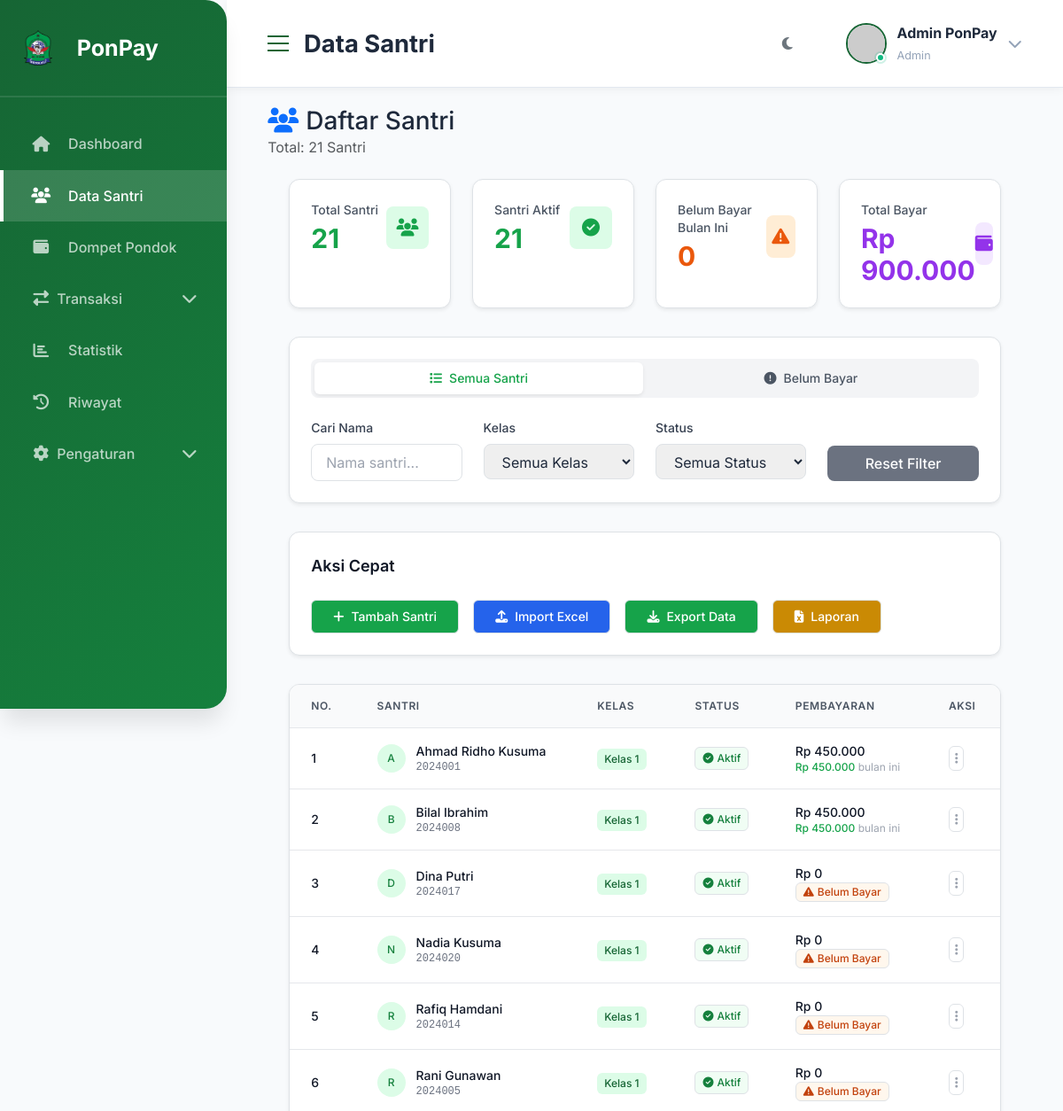
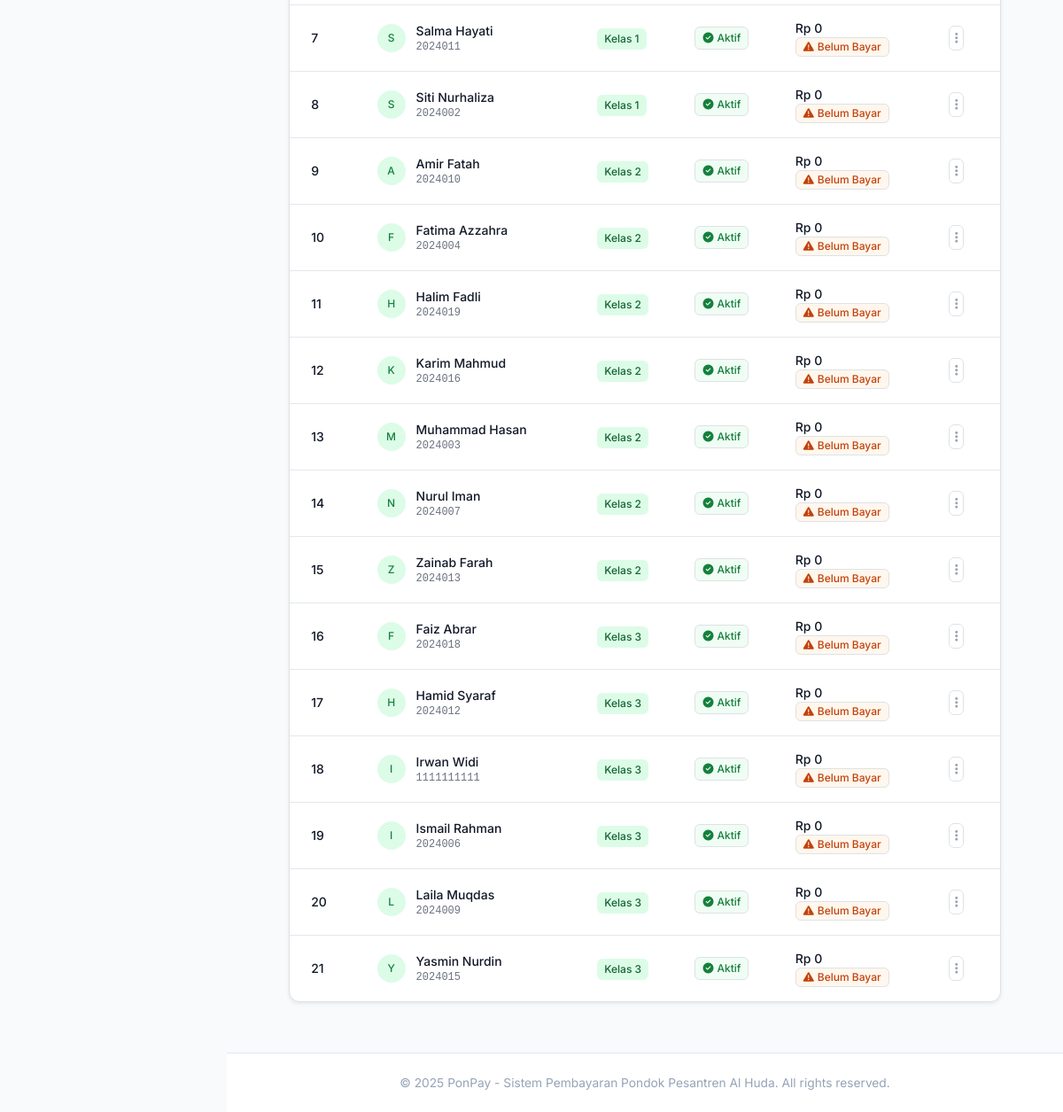
The page /students/ on the database its author committed (2 pictures, top to bottom).
### tables this page shows
CREATE TABLE students (
        id INTEGER PRIMARY KEY AUTOINCREMENT,
        name TEXT NOT NULL,
        nisn TEXT UNIQUE,
        kelas TEXT,
        jenis_kelamin TEXT,
        phone TEXT,
        parent_name TEXT,
        parent_phone TEXT,
        alamat TEXT,
        status TEXT DEFAULT 'aktif',
        photo TEXT,
        created_at TIMESTAMP DEFAULT CURRENT_TIMESTAMP
    );

### routes.py (the view)
@students_bp.route('/')
def index():
    students_data = get_all_students()
    students = []
    for student in students_data:
        student_dict = dict(student)
        stats = get_student_payment_stats(student['id'])
        student_dict['total_payment'] = stats['total_payment']
        student_dict['month_payment'] = stats['month_payment']
        students.append(student_dict)
    return render_template('students.html', students=students)

### templates/students.html (shortened to what this page needs)
{% extends "base.html" %} {% block title %}Data Santri - PonPay{% endblock %} {%
block page_title %}Data Santri{% endblock %} {% block extra_css %}
<script src="https://cdn.tailwindcss.com"></script>
{% endblock %} {% block content %}
<div class="container-fluid">
  <div class="d-flex justify-content-between align-items-center mb-4">
    <div>
      <h1 class="h3 mb-0">
        <i class="fas fa-users text-primary me-2"></i>Daftar Santri
      </h1>
      <p class="text-muted mb-0">Total: {{ students|length }} Santri</p>
    </div>
  </div>
  <div class="max-w-7xl mx-auto px-4 sm:px-6 lg:px-8">
    <div class="grid grid-cols-1 md:grid-cols-2 lg:grid-cols-4 gap-6 mb-8">
      <div
        class="bg-white rounded-xl shadow-sm border border-gray-200 p-6 hover-lift fade-in">
        <div class="flex items-center justify-between">
          <div>
            <p class="text-sm font-medium text-gray-600 mb-1">Total Santri</p>
            <p class="text-3xl font-bold text-primary-600">
              {{ students|length }}
            </p>
          </div>
          <div
            class="w-12 h-12 bg-primary-100 rounded-lg flex items-center justify-center">
            <i class="fas fa-users text-primary-600 text-xl"></i>
          </div>
        </div>
      </div>
      <div
        class="bg-white rounded-xl shadow-sm border border-gray-200 p-6 hover-lift fade-in"
        style="animation-delay: 0.1s">
        <div class="flex items-center justify-between">
          <div>
            <p class="text-sm font-medium text-gray-600 mb-1">Santri Aktif</p>
            <p class="text-3xl font-bold text-green-600">
              {% set aktif = students|selectattr('status', 'equalto',
              'aktif')|list %}{{ aktif|length }}
            </p>
          </div>
          <div
            class="w-12 h-12 bg-green-100 rounded-lg flex items-center justify-center">
            <i class="fas fa-check-circle text-green-600 text-xl"></i>
          </div>
        </div>
      </div>
      <div
        class="bg-white rounded-xl shadow-sm border border-gray-200 p-6 hover-lift fade-in"
        style="animation-delay: 0.2s">
        <div class="flex items-center justify-between">
          <div>
            <p class="text-sm font-medium text-gray-600 mb-1">
              Belum Bayar Bulan Ini
            </p>
            <p class="text-3xl font-bold text-orange-600">
              {% set belum_bayar_count = 0 %}{% for s in students %}{% if
              s.month_payment == 0 %}{% set belum_bayar_count =
              belum_bayar_count + 1 %}{% endif %}{% endfor %}{{
              belum_bayar_count }}
            </p>
          </div>
          <div
            class="w-12 h-12 bg-orange-100 rounded-lg flex items-center justify-center">
            <i class="fas fa-exclamation-triangle text-orange-600 text-xl"></i>
          </div>
        </div>
      </div>
      <div
        class="bg-white rounded-xl shadow-sm border border-gray-200 p-6 hover-lift fade-in"
        style="animation-delay: 0.3s">
        <div class="flex items-center justify-between">
          <div>
            <p class="text-sm font-medium text-gray-600 mb-1">Total Bayar</p>
            <p class="text-3xl font-bold text-purple-600">
              {{ (students|map(attribute='total_payment')|sum)|int|rupiah }}
            </p>
          </div>
          <div
            class="w-12 h-12 bg-purple-100 rounded-lg flex items-center justify-center">
            <i class="fas fa-wallet text-purple-600 text-xl"></i>
          </div>
        </div>
      </div>
    </div>
    <div class="bg-white rounded-xl shadow-sm border border-gray-200 p-6 mb-8">
      <div class="flex space-x-1 mb-6 bg-gray-100 p-1 rounded-lg">
        <button
          class="flex-1 flex items-center justify-center px-4 py-2 text-sm font-medium rounded-md transition-all duration-200 active-tab bg-white text-primary-600 shadow-sm"
          id="all-tab"
          onclick="switchTab('all')">
          <i class="fas fa-list mr-2"></i>
          Semua Santri
        </button>
        <button
          class="flex-1 flex items-center justify-center px-4 py-2 text-sm font-medium rounded-md transition-all duration-200 text-gray-600 hover:text-gray-900"
          id="belum-bayar-tab"
          onclick="switchTab('belum-bayar')">
          <i class="fas fa-exclamation-circle mr-2"></i>
          Belum Bayar
        </button>
      </div>
      <div class="grid grid-cols-1 md:grid-cols-4 gap-4">
        <div>
          <label class="block text-sm font-medium text-gray-700 mb-2"
            >Cari Nama</label
          >
          <input
            type="text"
            class="w-full px-3 py-2 border border-gray-300 rounded-lg focus:ring-2 focus:ring-primary-500 focus:border-primary-500 transition-colors"
            id="search"
            placeholder="Nama santri..." />
        </div>
        <div>
          <label class="block text-sm font-medium text-gray-700 mb-2"
            >Kelas</label
          >
          <select
            class="w-full px-3 py-2 border border-gray-300 rounded-lg focus:ring-2 focus:ring-primary-500 focus:border-primary-500 transition-colors"
            id="filterKelas">
            <option value="">Semua Kelas</option>
          </select>
        </div>
        <div>
          <label class="block text-sm font-medium text-gray-700 mb-2"
            >Status</label
          >
          <select
            class="w-full px-3 py-2 border border-gray-300 rounded-lg focus:ring-2 focus:ring-primary-500 focus:border-primary-500 transition-colors"
            id="filterStatus">
            <option value="">Semua Status</option>
          </select>
        </div>
        <div class="flex items-end">
          <button
            type="reset"
            class="w-full px-4 py-2 bg-gray-500 text-white rounded-lg hover:bg-gray-600 transition-colors font-medium"
            onclick="resetFilters()">
            Reset Filter
          </button>
        </div>
      </div>
    </div>
    <div class="bg-white rounded-xl shadow-sm border border-gray-200 p-6 mb-8">
      <h6 class="text-lg font-semibold text-gray-900 mb-4">Aksi Cepat</h6>
      <div class="flex flex-wrap gap-3">
        <a
          href="{{ url_for('students.add') }}"
          class="inline-flex items-center px-4 py-2 border border-transparent text-sm font-medium rounded-md text-white bg-primary-600 hover:bg-primary-700 focus:outline-none focus:ring-2 focus:ring-offset-2 focus:ring-primary-500 transition-colors">
          <i class="fas fa-plus mr-2"></i>Tambah Santri
        </a>
        <a
          href="{{ url_for('students.import_excel') }}"
          class="inline-flex items-center px-4 py-2 border border-transparent text-sm font-medium rounded-md text-white bg-blue-600 hover:bg-blue-700 focus:outline-none focus:ring-2 focus:ring-offset-2 focus:ring-blue-500 transition-colors">
          <i class="fas fa-upload mr-2"></i>Import Excel
        </a>
        <a
          href="{{ url_for('students.export_excel') }}"
          class="inline-flex items-center px-4 py-2 border border-transparent text-sm font-medium rounded-md text-white bg-green-600 hover:bg-green-700 focus:outline-none focus:ring-2 focus:ring-offset-2 focus:ring-green-500 transition-colors">
          <i class="fas fa-download mr-2"></i>Export Data
        </a>
        <a
          href="{{ url_for('students.download_report') }}"
          class="inline-flex items-center px-4 py-2 border border-transparent text-sm font-medium rounded-md text-white bg-yellow-600 hover:bg-yellow-700 focus:outline-none focus:ring-2 focus:ring-offset-2 focus:ring-yellow-500 transition-colors">
          <i class="fas fa-file-excel mr-2"></i>Laporan
        </a>
      </div>
    </div>
    <div class="space-y-6">
      <div id="all-pane" class="active-tab-content">
        <div
          class="bg-white rounded-xl shadow-sm border border-gray-200 overflow-hidden">
          <div class="overflow-x-auto">
            <table class="w-full">
              <thead class="bg-gray-50 border-b border-gray-200">
                <tr>
                  <th
                    class="px-4 py-3 text-left text-xs font-semibold text-gray-600 uppercase tracking-wider">
                    No.
                  </th>
                  <th
                    class="px-4 py-3 text-left text-xs font-semibold text-gray-600 uppercase tracking-wider">
                    Santri
                  </th>
                  <th
                    class="px-4 py-3 text-left text-xs font-semibold text-gray-600 uppercase tracking-wider">
                    Kelas
                  </th>
                  <th
                    class="px-4 py-3 text-left text-xs font-semibold text-gray-600 uppercase tracking-wider">
                    Status
                  </th>
                  <th
                    class="px-4 py-3 text-left text-xs font-semibold text-gray-600 uppercase tracking-wider">
                    Pembayaran
                  </th>
                  <th
                    class="px-4 py-3 text-left text-xs font-semibold text-gray-600 uppercase tracking-wider">
                    Aksi
                  </th>
                </tr>
              </thead>
              <tbody class="divide-y divide-gray-200" id="studentTableBody">
                {% if students %} {% for student in students %}
                <tr
                  class="student-row hover:bg-gray-50 transition-colors duration-200"
                  data-name="{{ student.name }}"
                  data-kelas="{{ student.kelas }}"
                  data-status="{{ student.status }}"
                  data-paid="{{ student.month_payment }}">
                  <td
                    class="px-4 py-3 whitespace-nowrap text-sm font-medium text-gray-900">
                    {{ loop.index }}
                  </td>
                  <td class="px-4 py-3">
                    <div class="flex items-center">
                      <div class="flex-shrink-0 w-8 h-8">
                        <div
                          class="w-8 h-8 rounded-full bg-primary-100 flex items-center justify-center">
                          <span class="text-xs font-medium text-primary-700">
                            {{ student.name[0].upper() }}
                          </span>
                        </div>
                      </div>
                      <div class="ml-3">
                        <div class="text-sm font-medium text-gray-900">
                          {{ student.name }}
                        </div>
                        <div class="text-xs text-gray-500 font-mono">
                          {{ student.nisn }}
                        </div>
                      </div>
                    </div>
                  </td>
                  <td class="px-4 py-3 whitespace-nowrap">
                    <span
                      class="inline-flex items-center px-2 py-1 rounded-md text-xs font-medium bg-primary-100 text-primary-800">
                      {{ student.kelas }}
                    </span>
                  </td>
                  <td class="px-4 py-3 whitespace-nowrap">
                    {% if student.status == 'aktif' %}
                    <span
                      class="inline-flex items-center px-2 py-1 rounded-md text-xs font-medium bg-green-50 text-green-700 border border-green-200">
                      <i class="fas fa-check-circle mr-1"></i>Aktif
                    </span>
                    {% else %}
                    <span
                      class="inline-flex items-center px-2 py-1 rounded-md text-xs font-medium bg-red-50 text-red-700 border border-red-200">
                      <i class="fas fa-times-circle mr-1"></i>Non-Aktif
                    </span>
                    {% endif %}
                  </td>
                  <td class="px-4 py-3">
                    <div class="text-sm">
                      <div class="font-medium text-gray-900">
                        {{ student.total_payment|rupiah }}
                      </div>
                      <div class="text-gray-500 text-xs">
                        {% if student.month_payment == 0 %}
                        <span
                          class="inline-flex items-center px-2 py-0.5 rounded text-xs font-medium bg-orange-50 text-orange-700 border border-orange-200">
                          <i class="fas fa-exclamation-triangle mr-1"></i>Belum
                          Bayar
                        </span>
                        {% else %}
                        <span class="text-green-600 font-medium"
                          >{{ student.month_payment|rupiah }}</span
                        >
                        <span class="text-gray-400">bulan ini</span>
                        {% endif %}
                      </div>
                    </div>
                  </td>
                  <td class="px-4 py-3 whitespace-nowrap text-sm font-medium">
                    <div class="relative">
                      <button
                        onclick="toggleDropdown({{ student.id }})"
                        class="inline-flex items-center p-1.5 border border-gray-300 rounded-md text-gray-400 hover:text-gray-600 hover:bg-gray-50 focus:outline-none focus:ring-2 focus:ring-offset-2 focus:ring-primary-500"
                        title="Menu Aksi">
                        <i class="fas fa-ellipsis-v"></i>
                      </button>
                    </div>
                  </td>
                </tr>
                {% endfor %} {% endif %}
              </tbody>
            </table>
          </div>
        </div>
      </div>
      </div>
    </div>
  </div>
  {% endblock %}

### rows shown on the page
students: name "A", name "Ahmad Ridho Kusuma", nisn "2024001", kelas "Kelas 1", status "aktif" (drawn), total_payment|rupiah "Rp 450.000", month_payment|rupiah "Rp 450.000"
students: name "B", name "Bilal Ibrahim", nisn "2024008", kelas "Kelas 1", status "aktif" (drawn), total_payment|rupiah "Rp 450.000", month_payment|rupiah "Rp 450.000"
students: name "D", name "Dina Putri", nisn "2024017", kelas "Kelas 1", status "aktif" (drawn), total_payment|rupiah "Rp 0", shows "Belum Bayar"
students: name "N", name "Nadia Kusuma", nisn "2024020", kelas "Kelas 1", status "aktif" (drawn), total_payment|rupiah "Rp 0", shows "Belum Bayar"
students: name "R", name "Rafiq Hamdani", nisn "2024014", kelas "Kelas 1", status "aktif" (drawn), total_payment|rupiah "Rp 0", shows "Belum Bayar"
students: name "R", name "Rani Gunawan", nisn "2024005", kelas "Kelas 1", status "aktif" (drawn), total_payment|rupiah "Rp 0", shows "Belum Bayar"
students: name "S", name "Salma Hayati", nisn "2024011", kelas "Kelas 1", status "aktif" (drawn), total_payment|rupiah "Rp 0", shows "Belum Bayar"
students: name "S", name "Siti Nurhaliza", nisn "2024002", kelas "Kelas 1", status "aktif" (drawn), total_payment|rupiah "Rp 0", shows "Belum Bayar"
students: name "A", name "Amir Fatah", nisn "2024010", kelas "Kelas 2", status "aktif" (drawn), total_payment|rupiah "Rp 0", shows "Belum Bayar"
students: name "F", name "Fatima Azzahra", nisn "2024004", kelas "Kelas 2", status "aktif" (drawn), total_payment|rupiah "Rp 0", shows "Belum Bayar"
students: name "H", name "Halim Fadli", nisn "2024019", kelas "Kelas 2", status "aktif" (drawn), total_payment|rupiah "Rp 0", shows "Belum Bayar"
students: name "K", name "Karim Mahmud", nisn "2024016", kelas "Kelas 2", status "aktif" (drawn), total_payment|rupiah "Rp 0", shows "Belum Bayar"
students: name "M", name "Muhammad Hasan", nisn "2024003", kelas "Kelas 2", status "aktif" (drawn), total_payment|rupiah "Rp 0", shows "Belum Bayar"
students: name "N", name "Nurul Iman", nisn "2024007", kelas "Kelas 2", status "aktif" (drawn), total_payment|rupiah "Rp 0", shows "Belum Bayar"
students: name "Z", name "Zainab Farah", nisn "2024013", kelas "Kelas 2", status "aktif" (drawn), total_payment|rupiah "Rp 0", shows "Belum Bayar"
students: name "F", name "Faiz Abrar", nisn "2024018", kelas "Kelas 3", status "aktif" (drawn), total_payment|rupiah "Rp 0", shows "Belum Bayar"
students: name "H", name "Hamid Syaraf", nisn "2024012", kelas "Kelas 3", status "aktif" (drawn), total_payment|rupiah "Rp 0", shows "Belum Bayar"
students: name "I", name "Irwan Widi", nisn "1111111111", kelas "Kelas 3", status "aktif" (drawn), total_payment|rupiah "Rp 0", shows "Belum Bayar"
students: name "I", name "Ismail Rahman", nisn "2024006", kelas "Kelas 3", status "aktif" (drawn), total_payment|rupiah "Rp 0", shows "Belum Bayar"
students: name "L", name "Laila Muqdas", nisn "2024009", kelas "Kelas 3", status "aktif" (drawn), total_payment|rupiah "Rp 0", shows "Belum Bayar"
students: name "Y", name "Yasmin Nurdin", nisn "2024015", kelas "Kelas 3", status "aktif" (drawn), total_payment|rupiah "Rp 0", shows "Belum Bayar"

### other values the page prints
{{ session.get('full_name', 'Admin PonPay') }} "Admin PonPay"
{{ session.get('role', 'admin') }} "Admin"
{{ students|length }} "21"
{{ aktif|length }} "21"
{{ belum_bayar_count }} "0"
{{ (students|map(attribute='total_payment')|sum)|int|rupiah }} "Rp 900.000"
